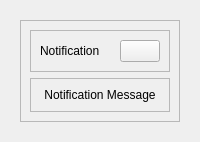
        <widget class="QCustomSlideMenu" name="popupNotificationContainer" native="true">
         <property name="maximumSize">
          <size>
           <width>500</width>
           <height>500</height>
          </size>
         </property>
         <layout class="QVBoxLayout" name="verticalLayout_20">
          <item>
           <widget class="QWidget" name="popupNotificationSubContainer" native="true">
            <property name="maximumSize">
             <size>
              <width>500</width>
              <height>500</height>
             </size>
            </property>
            <layout class="QVBoxLayout" name="verticalLayout_21">
             <item alignment="Qt::AlignTop">
              <widget class="QFrame" name="frame_14">
               <property name="maximumSize">
                <size>
                 <width>16777215</width>
                 <height>500</height>
                </size>
               </property>
               <property name="frameShape">
                <enum>QFrame::StyledPanel</enum>
               </property>
               <property name="frameShadow">
                <enum>QFrame::Raised</enum>
               </property>
               <layout class="QVBoxLayout" name="verticalLayout_5">
                <item>
                 <widget class="QFrame" name="frame_9">
                  <property name="frameShape">
                   <enum>QFrame::StyledPanel</enum>
                  </property>
                  <property name="frameShadow">
                   <enum>QFrame::Raised</enum>
                  </property>
                  <layout class="QHBoxLayout" name="horizontalLayout_24">
                   <item>
                    <widget class="QLabel" name="label_25">
                     <property name="text">
                      <string>Notification</string>
                     </property>
                    </widget>
                   </item>
                   <item alignment="Qt::AlignRight">
                    <widget class="QPushButton" name="closeNotificationBtn">
                     <property name="toolTip">
                      <string>Close notification</string>
                     </property>
                     <property name="text">
                      <string/>
                     </property>
                     <property name="icon">
                      <iconset resource="resources.qrc">
                       <normaloff>:/icons/icons/x-octagon.svg</normaloff>:/icons/icons/x-octagon.svg</iconset>
                     </property>
                     <property name="iconSize">
                      <size>
                       <width>28</width>
                       <height>28</height>
                      </size>
                     </property>
                    </widget>
                   </item>
                  </layout>
                 </widget>
                </item>
                <item>
                 <widget class="QFrame" name="frame_3">
                  <property name="frameShape">
                   <enum>QFrame::StyledPanel</enum>
                  </property>
                  <property name="frameShadow">
                   <enum>QFrame::Raised</enum>
                  </property>
                  <layout class="QHBoxLayout" name="horizontalLayout_9">
                   <item>
                    <widget class="QLabel" name="label_14">
                     <property name="sizePolicy">
                      <sizepolicy hsizetype="Ignored" vsizetype="Preferred">
                       <horstretch>0</horstretch>
                       <verstretch>0</verstretch>
                      </sizepolicy>
                     </property>
                     <property name="maximumSize">
                      <size>
                       <width>500</width>
                       <height>500</height>
                      </size>
                     </property>
                     <property name="text">
                      <string>Notification Message</string>
                     </property>
                     <property name="alignment">
                      <set>Qt::AlignCenter</set>
                     </property>
                    </widget>
                   </item>
                  </layout>
                 </widget>
                </item>
               </layout>
              </widget>
             </item>
            </layout>
           </widget>
          </item>
         </layout>
        </widget>
